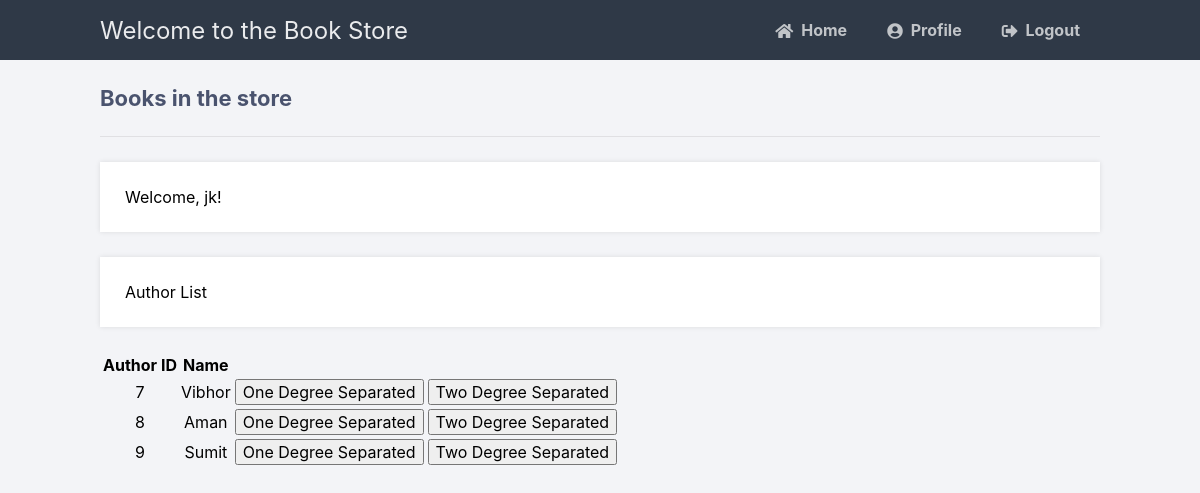
Screenshot of /displayAuthor (signed in) with the database file from the repository.
### tables this page shows
CREATE TABLE Author (
            authorID INTEGER PRIMARY KEY AUTOINCREMENT,
            name TEXT
);

### main.py (the view)
@app.route('/displayAuthor', methods=['GET', 'POST'])
def displayAuthor():
    if 'loggedin' in session and (session['type'] == 1 or session['type'] == 0):
        msg = ''
        if request.method == 'GET':
            with sql.connect("Book.db") as con:
                cursor = con.cursor()
                cursor.execute(
                    'SELECT * FROM Author')
                author = cursor.fetchall()
                if not author:
                    msg = 'No Author Found!'
                else:
                    print(author)
                    return render_template('displayAuthor.html', data=author, username=session['username'])
    return redirect(url_for('login'))

### templates/displayAuthor.html (shortened to what this page needs)
{% extends 'layout.html' %}
{% block content %}
<h2>Books in the store</h2>
<p>Welcome, {{ username }}!</p>
<p>Author List</p>
<table>
    <thead>
      <tr>
          <th>Author ID</th>
          <th>Name</th>
          <th></th>
          <th></th>
      </tr>
      </thead>
      <tbody>
       {% for item in data %}
       <form action="{{ url_for('degreeSeparation') }}" method="get" autocomplete="off">
              <tr>
                  <td style="text-align:center">{{item[0]}}</td>
                  <td style="text-align:center">{{item[1]}}</td>
                  <td><button type="submit" name="degree" value="onedegree">One Degree Separated</button></td>
                  <td><button type="submit" name="degree" value="twodegree">Two Degree Separated</button></td>
              </tr>
            </form>
          {% endfor %}
      </tbody>
  </table>
{% endblock %}

### static/style.css (style rules this page uses)
* { box-sizing: border-box; font-family: -apple-system, BlinkMacSystemFont, "segoe ui", roboto, oxygen, ubuntu, cantarell, "fira sans", "droid sans", "helvetica neue", Arial, sans-serif; font-size: 16px; -webkit-font-smoothing: antialiased; -moz-osx-font-smoothing: grayscale; }
body { background-color: #758283; margin: 0; }
body.loggedin { background-color: #f3f4f7; }
.content h2 { margin: 0; padding: 25px 0; font-size: 22px; border-bottom: 1px solid #e0e0e3; color: #4a536e; }
.content > p, .content > div { box-shadow: 0 0 5px 0 rgba(0, 0, 0, 0.1); margin: 25px 0; padding: 25px; background-color: #fff; }

### rows the page displays
Author: authorID "7", name "Vibhor"
Author: authorID "8", name "Aman"
Author: authorID "9", name "Sumit"

### other values shown
{{ username }} "jk"
